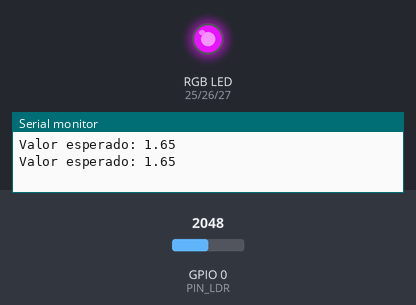
Recording of a sketch running on a simulated ESP32. On the bench: an RGB LED mixed from three pins (HIGH = lit), the last lines printed to the serial monitor. Inputs (shaded band) come from the test bench; at power-on: GPIO 0 (PIN_LDR) = 2048. Dim RGB values are drawn brighter than linear.

Above: at 2.8 s.
2.9 s: GPIO 0 (PIN_LDR) set to 3070
5.6 s: GPIO 0 (PIN_LDR) set to 3172
At 6.7 s:
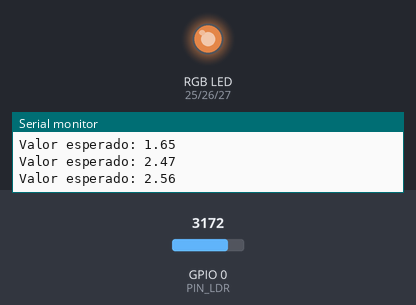
8.3 s: GPIO 0 (PIN_LDR) set to 2866
At 11.0 s:
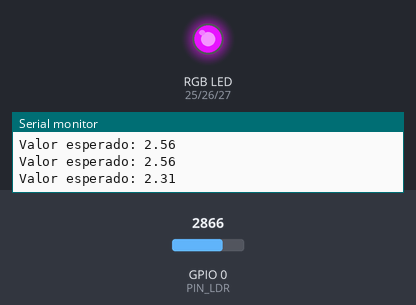
11.5 s: GPIO 0 (PIN_LDR) set to 3603
At 12.5 s:
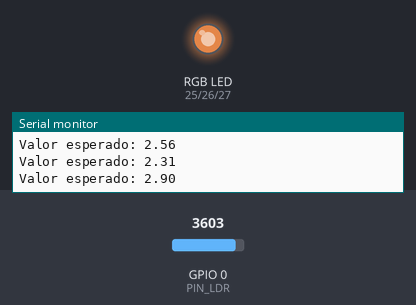
14.2 s: GPIO 0 (PIN_LDR) set to 2047
At 16.8 s:
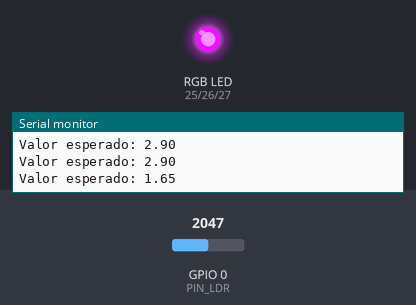
Timing chart, 0 to 18.3 s (numbered marks = the images above; inputs shaded):
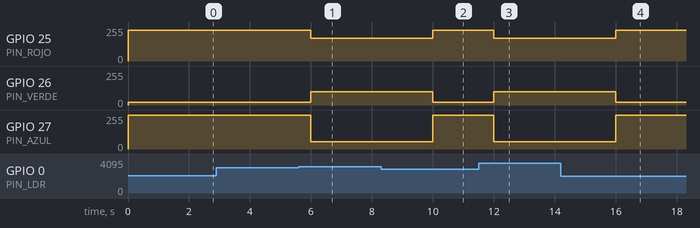

Measured:
- the behaviour switches between 3102 and 3103 on GPIO 0 (PIN_LDR) (found by bisection; images 0 and 1)
- after the input at 5.6 s, GPIO 25 (PIN_ROJO): 231/255 → 170/255 after 0.40 s; GPIO 26 (PIN_VERDE): 20/255 → 100/255 after 0.40 s; GPIO 27 (PIN_AZUL): 255/255 → 54/255 after 0.40 s
- after the input at 8.3 s, GPIO 25 (PIN_ROJO): 170/255 → 231/255 after 1.7 s; GPIO 26 (PIN_VERDE): 100/255 → 20/255 after 1.7 s; GPIO 27 (PIN_AZUL): 54/255 → 255/255 after 1.7 s
- after the input at 11.5 s, GPIO 25 (PIN_ROJO): 231/255 → 170/255 after 0.50 s; GPIO 26 (PIN_VERDE): 20/255 → 100/255 after 0.50 s; GPIO 27 (PIN_AZUL): 255/255 → 54/255 after 0.50 s
- after the input at 14.2 s, GPIO 25 (PIN_ROJO): 170/255 → 231/255 after 1.8 s; GPIO 26 (PIN_VERDE): 100/255 → 20/255 after 1.8 s; GPIO 27 (PIN_AZUL): 54/255 → 255/255 after 1.8 s

The sketch:

LDR_RGB.ino
```cpp
int PIN_LDR = 0;
int PIN_ROJO = 25;
int PIN_VERDE = 26;
int PIN_AZUL = 27;
float UMBRAL = 2.5;
void setup() {
  // put your setup code here, to run once:
  Serial.begin(9600);
  pinMode(PIN_ROJO, OUTPUT);
  pinMode(PIN_VERDE, OUTPUT);
  pinMode(PIN_AZUL, OUTPUT);
}

void asignacionColores(int r, int g, int b){
  analogWrite(PIN_ROJO, r);
  analogWrite(PIN_VERDE, g);
  analogWrite(PIN_AZUL, b);

}

void loop() {
  int lectura = analogRead(PIN_LDR);

  float resultado = 3.3 * (lectura / 4095.0);

  Serial.print("Valor esperado: ");
  Serial.println(resultado);

  if(resultado < UMBRAL){
    asignacionColores(231,20,255);
  }else{
    asignacionColores(170,100,54);
  }
  delay(2000);
}
```
